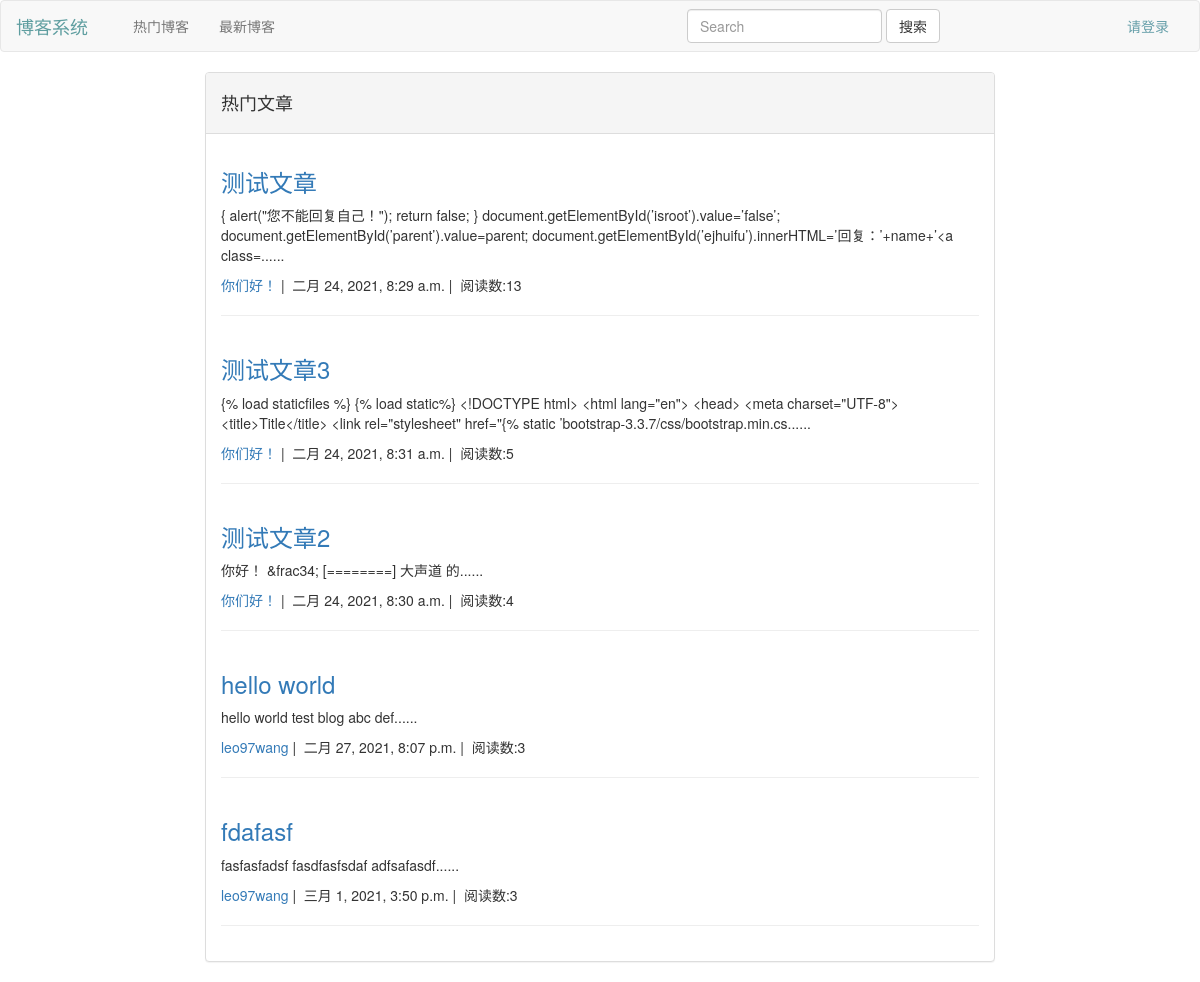
The page / on the database its author committed.
### blog/models.py (models this page shows, shortened)
class Blog(models.Model):
    bloguser=models.ForeignKey(MyUser,related_name='bloguser',on_delete=models.CASCADE,verbose_name="博主")
    time=models.DateTimeField(verbose_name='发表时间', default = timezone.now)
    title=models.CharField(u'博客标题', max_length=32, blank=False,)
    bloginfo=models.TextField(u'博客说明', blank=True, null=True)
    blogtext = MDTextField(u'内容',config_name='default')
    viewnum=models.IntegerField(verbose_name='浏览量')
    class Meta:
        verbose_name = u'博客信息'
        verbose_name_plural = u"博客信息"

### user/models.py (models this page shows, shortened)
class MyUser(AbstractUser): # 继承AbstractUser类，实际上django的User也是继承他，我们要做的就是用自己的类代替django自己的User
    name = models.CharField(u'昵称', max_length=32, blank=False, null=True)
    publicinfo=models.CharField(u'个性签名', max_length=32,blank=True, null=True,default='博主很懒，没有说什么')
    class Meta:
        verbose_name = u'用户信息'
        verbose_name_plural = u"用户信息"

### untitled/views.py (the view)
# urls.py: 2. Add a URL to urlpatterns:  path('', views.home, name='home')
def home(请求):
    t=请求.GET.get('t',-1)
    hotblog = Blog.objects.order_by('-viewnum')[0:20]
    if t == '1':
        hotblog = Blog.objects.order_by('-time')[0:20]
    return render(请求, 'home.html', { 'hotblog': hotblog,'t':t})

### templates/home.html (shortened to what this page needs)
{% load static%}
<!DOCTYPE html>
<html lang="en">
<head>
    <link rel="stylesheet" href="{% static 'bootstrap-3.3.7/css/bootstrap.min.css' %}">
     </head>
<body>
<nav class="navbar navbar-default">
  <div class="container-fluid">
    <div class="navbar-header">
      <a class="navbar-brand" href="#" style="color:cadetblue">博客系统</a>
    </div>
    <div class="collapse navbar-collapse" id="bs-example-navbar-collapse-1">
      <div class="col-md-6">
          <ul class="nav navbar-nav">
        <li id="rm" ><a href="/?t=2">热门博客 <span class="sr-only">(current)</span></a></li>
        <li id="zx"><a href="/?t=1">最新博客</a></li>
      </ul>
      </div>
      <form class="navbar-form navbar-left" action="{% url 'blog:搜索博客' %}">
        <div class="form-group">
          <input type="text" name="key" class="form-control" placeholder="Search">
        </div>
        <button type="submit" class="btn btn-default">搜索</button>
      </form>
      <ul class="nav navbar-nav navbar-right">
        {% if user.is_authenticated %}
            <li><a style="color: #5c8dff" href="#">{{ user.name }}</a></li>
        <li class="dropdown">
          <a href="#" class="dropdown-toggle" data-toggle="dropdown" role="button" aria-haspopup="true" aria-expanded="false">更多功能 <span class="caret"></span></a>
          <ul class="dropdown-menu">
            <li><a href="{% url 'blog:发表博客' %}">发表博客</a></li>
            <li><a onclick="showLayer('layer',300,400)">修改信息</a></li>
            <li><a href="{% url 'user:用户博客' %}">我的博客</a></li>
              <li><a href="{% url 'user:修改密码' %}">修改密码</a></li>
            <li role="separator" class="divider"></li>
            <li><a href="{% url 'user:登出' %}">登出</a></li>
          </ul>
        </li>
            {% else %}
            <li><a style="color: #669fa9" href="{% url 'user:登录' %}">请登录</a></li>
          {% endif %}
      </ul>
    </div>
  </div>
</nav>
<div class="row ">
    <div class="col-md-2"></div>
  <div class="col-md-8  container-fluid">
        <div class="panel panel-default">
                    <div  class="panel-heading"><h4 id="bt">热门文章</h4></div>
                    <div class="panel-body">
                        <div class="row">
                            {% for blog in hotblog %}
                            <div class="col-sm-6 col-md-12">
                    <div class="">
                      <div class="caption">
                        <h3><a target="_blank" style="text-decoration:none;" href="{% url 'blog:博客详情' %}?blogid={{ blog.pk }}">{{ blog.title }}</a></h3>
                        <p>{{ blog.bloginfo }}</p>
                          <p><a href="{% url 'user:登录' %}?userid={{ blog.bloguser.pk }}&type=yc">{{ blog.bloguser.name }}</a>&nbsp;|&nbsp; {{ blog.time }}&nbsp;|&nbsp; 阅读数:{{ blog.viewnum }}&nbsp;
                    </p>
                      </div>
                    </div>
                      <HR align=center width=100% color=#987cb9 SIZE=>
                  </div>
                            {% endfor %}
                </div>
                    </div>
                </div>
     </div>
  <div class="col-md-2"></div>
</div>
</body>
</html>

### rows shown on the page
Blog: title "测试文章", bloginfo "{ alert(\"您不能回复自己！\"); return false; } document.getElementById(’isroot’).value=’false’; document.getElementById(’parent’).value=parent; document.getElementById(’ejhuifu’).innerHTML=’回复：’+name+’<a class=......", bloguser.name "你们好！", time "二月 24, 2021, 8:29 a.m.", viewnum "13"
Blog: title "测试文章3", bloginfo "{% load staticfiles %} {% load static%} <!DOCTYPE html> <html lang=\"en\"> <head> <meta charset=\"UTF-8\"> <title>Title</title> <link rel=\"stylesheet\" href=\"{% static ’bootstrap-3.3.7/css/bootstrap.min.cs......", bloguser.name "你们好！", time "二月 24, 2021, 8:31 a.m.", viewnum "5"
Blog: title "测试文章2", bloginfo "你好！ &frac34; [========] 大声道 的......", bloguser.name "你们好！", time "二月 24, 2021, 8:30 a.m.", viewnum "4"
Blog: title "hello world", bloginfo "hello world test blog abc def......", bloguser.name "leo97wang", time "二月 27, 2021, 8:07 p.m.", viewnum "3"
Blog: title "fdafasf", bloginfo "fasfasfadsf fasdfasfsdaf adfsafasdf......", bloguser.name "leo97wang", time "三月 1, 2021, 3:50 p.m.", viewnum "3"
